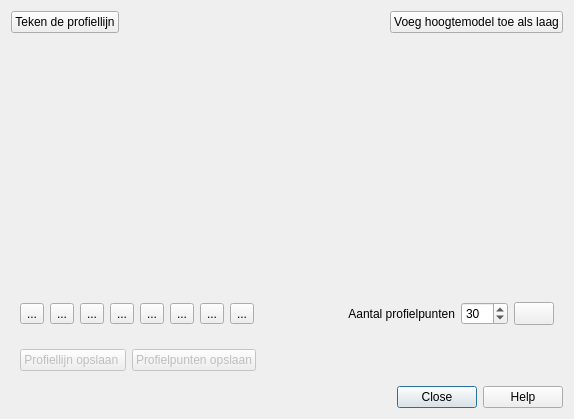
<?xml version="1.0" encoding="UTF-8"?>
<ui version="4.0">
 <class>elevationDlg</class>
 <widget class="QDialog" name="elevationDlg">
  <property name="geometry">
   <rect>
    <x>0</x>
    <y>0</y>
    <width>574</width>
    <height>419</height>
   </rect>
  </property>
  <property name="minimumSize">
   <size>
    <width>300</width>
    <height>200</height>
   </size>
  </property>
  <property name="windowTitle">
   <string>Hoogteprofiel</string>
  </property>
  <property name="windowIcon">
   <iconset>
    <normaloff>images/Hoogte.svg</normaloff>images/Hoogte.svg</iconset>
  </property>
  <layout class="QVBoxLayout" name="verticalLayout">
   <item>
    <layout class="QHBoxLayout" name="horizontalLayout_2">
     <item>
      <widget class="QPushButton" name="drawBtn">
       <property name="text">
        <string>Teken de profiellijn</string>
       </property>
       <property name="icon">
        <iconset>
         <normaloff>images/draw.png</normaloff>images/draw.png</iconset>
       </property>
       <property name="iconSize">
        <size>
         <width>12</width>
         <height>12</height>
        </size>
       </property>
       <property name="autoDefault">
        <bool>false</bool>
       </property>
      </widget>
     </item>
     <item>
      <spacer name="horizontalSpacer_3">
       <property name="orientation">
        <enum>Qt::Orientation::Horizontal</enum>
       </property>
       <property name="sizeType">
        <enum>QSizePolicy::Policy::Expanding</enum>
       </property>
       <property name="sizeHint" stdset="0">
        <size>
         <width>40</width>
         <height>20</height>
        </size>
       </property>
      </spacer>
     </item>
     <item>
      <widget class="QPushButton" name="addDHMbtn">
       <property name="sizePolicy">
        <sizepolicy hsizetype="Fixed" vsizetype="Fixed">
         <horstretch>0</horstretch>
         <verstretch>0</verstretch>
        </sizepolicy>
       </property>
       <property name="text">
        <string>Voeg hoogtemodel toe als laag</string>
       </property>
       <property name="icon">
        <iconset>
         <normaloff>images/Hoogte.svg</normaloff>images/Hoogte.svg</iconset>
       </property>
       <property name="autoDefault">
        <bool>false</bool>
       </property>
       <property name="default">
        <bool>false</bool>
       </property>
      </widget>
     </item>
    </layout>
   </item>
   <item>
    <widget class="QWidget" name="graphWgt" native="true">
     <property name="sizePolicy">
      <sizepolicy hsizetype="Preferred" vsizetype="Expanding">
       <horstretch>0</horstretch>
       <verstretch>0</verstretch>
      </sizepolicy>
     </property>
     <layout class="QVBoxLayout" name="verticalLayout_3"/>
    </widget>
   </item>
   <item>
    <widget class="QWidget" name="toolbar" native="true">
     <property name="sizePolicy">
      <sizepolicy hsizetype="Preferred" vsizetype="Fixed">
       <horstretch>0</horstretch>
       <verstretch>0</verstretch>
      </sizepolicy>
     </property>
     <layout class="QHBoxLayout" name="horizontalLayout_4">
      <item>
       <widget class="QToolButton" name="toolCanvanHome">
        <property name="text">
         <string>...</string>
        </property>
        <property name="icon">
         <iconset>
          <normaloff>images/full_extent.png</normaloff>images/full_extent.png</iconset>
        </property>
       </widget>
      </item>
      <item>
       <widget class="QToolButton" name="toolCanvanPrev">
        <property name="text">
         <string>...</string>
        </property>
        <property name="icon">
         <iconset>
          <normaloff>images/previous.png</normaloff>images/previous.png</iconset>
        </property>
       </widget>
      </item>
      <item>
       <widget class="QToolButton" name="toolCanvanNext">
        <property name="text">
         <string>...</string>
        </property>
        <property name="icon">
         <iconset>
          <normaloff>images/next.png</normaloff>images/next.png</iconset>
        </property>
       </widget>
      </item>
      <item>
       <widget class="QToolButton" name="toolCanvanPan">
        <property name="text">
         <string>...</string>
        </property>
        <property name="icon">
         <iconset>
          <normaloff>images/pan.png</normaloff>images/pan.png</iconset>
        </property>
       </widget>
      </item>
      <item>
       <widget class="QToolButton" name="toolCanvanZoom">
        <property name="text">
         <string>...</string>
        </property>
        <property name="icon">
         <iconset>
          <normaloff>images/rectangleZoom.png</normaloff>images/rectangleZoom.png</iconset>
        </property>
       </widget>
      </item>
      <item>
       <widget class="QToolButton" name="toolCanvanSave">
        <property name="text">
         <string>...</string>
        </property>
        <property name="icon">
         <iconset>
          <normaloff>images/save.png</normaloff>images/save.png</iconset>
        </property>
       </widget>
      </item>
      <item>
       <widget class="QToolButton" name="toolCanvanConfig">
        <property name="text">
         <string>...</string>
        </property>
        <property name="icon">
         <iconset>
          <normaloff>images/wrench.png</normaloff>images/wrench.png</iconset>
        </property>
       </widget>
      </item>
      <item>
       <widget class="QToolButton" name="toolCanvasFill">
        <property name="text">
         <string>...</string>
        </property>
        <property name="icon">
         <iconset>
          <normaloff>images/fill.png</normaloff>images/fill.png</iconset>
        </property>
       </widget>
      </item>
      <item>
       <spacer name="horizontalSpacer_2">
        <property name="orientation">
         <enum>Qt::Orientation::Horizontal</enum>
        </property>
        <property name="sizeHint" stdset="0">
         <size>
          <width>40</width>
          <height>20</height>
         </size>
        </property>
       </spacer>
      </item>
      <item>
       <widget class="QLabel" name="nrOfsampleLbl">
        <property name="text">
         <string>Aantal profielpunten</string>
        </property>
        <property name="alignment">
         <set>Qt::AlignmentFlag::AlignRight|Qt::AlignmentFlag::AlignTrailing|Qt::AlignmentFlag::AlignVCenter</set>
        </property>
       </widget>
      </item>
      <item>
       <widget class="QSpinBox" name="nrOfSampleSpin">
        <property name="sizePolicy">
         <sizepolicy hsizetype="Fixed" vsizetype="Fixed">
          <horstretch>0</horstretch>
          <verstretch>0</verstretch>
         </sizepolicy>
        </property>
        <property name="suffix">
         <string/>
        </property>
        <property name="minimum">
         <number>10</number>
        </property>
        <property name="maximum">
         <number>700</number>
        </property>
        <property name="singleStep">
         <number>10</number>
        </property>
        <property name="value">
         <number>30</number>
        </property>
       </widget>
      </item>
      <item>
       <widget class="QPushButton" name="refreshBtn">
        <property name="sizePolicy">
         <sizepolicy hsizetype="Minimum" vsizetype="Minimum">
          <horstretch>0</horstretch>
          <verstretch>0</verstretch>
         </sizepolicy>
        </property>
        <property name="sizeIncrement">
         <size>
          <width>0</width>
          <height>2</height>
         </size>
        </property>
        <property name="toolTip">
         <string>Herteken profiel</string>
        </property>
        <property name="statusTip">
         <string>Herteken profiel</string>
        </property>
        <property name="text">
         <string/>
        </property>
        <property name="icon">
         <iconset>
          <normaloff>:/plugins/geopunt4Qgis/images/Refresh.png</normaloff>:/plugins/geopunt4Qgis/images/Refresh.png</iconset>
        </property>
        <property name="autoDefault">
         <bool>false</bool>
        </property>
       </widget>
      </item>
     </layout>
    </widget>
   </item>
   <item>
    <widget class="QWidget" name="saveWgt" native="true">
     <property name="enabled">
      <bool>false</bool>
     </property>
     <layout class="QHBoxLayout" name="horizontalLayout">
      <item>
       <widget class="QPushButton" name="saveLineBtn">
        <property name="sizePolicy">
         <sizepolicy hsizetype="Fixed" vsizetype="Fixed">
          <horstretch>0</horstretch>
          <verstretch>0</verstretch>
         </sizepolicy>
        </property>
        <property name="text">
         <string>Profiellijn opslaan </string>
        </property>
        <property name="icon">
         <iconset>
          <normaloff>images/addVectorLayer.png</normaloff>images/addVectorLayer.png</iconset>
        </property>
        <property name="autoDefault">
         <bool>false</bool>
        </property>
       </widget>
      </item>
      <item>
       <widget class="QPushButton" name="savePntBtn">
        <property name="sizePolicy">
         <sizepolicy hsizetype="Fixed" vsizetype="Fixed">
          <horstretch>0</horstretch>
          <verstretch>0</verstretch>
         </sizepolicy>
        </property>
        <property name="text">
         <string>Profielpunten opslaan</string>
        </property>
        <property name="icon">
         <iconset>
          <normaloff>images/addPointLayer.png</normaloff>images/addPointLayer.png</iconset>
        </property>
        <property name="autoDefault">
         <bool>false</bool>
        </property>
       </widget>
      </item>
      <item>
       <spacer name="horizontalSpacer_4">
        <property name="orientation">
         <enum>Qt::Orientation::Horizontal</enum>
        </property>
        <property name="sizeHint" stdset="0">
         <size>
          <width>40</width>
          <height>20</height>
         </size>
        </property>
       </spacer>
      </item>
     </layout>
    </widget>
   </item>
   <item>
    <layout class="QHBoxLayout" name="horizontalLayout_3">
     <item>
      <widget class="QLabel" name="mgsLbl">
       <property name="text">
        <string/>
       </property>
      </widget>
     </item>
     <item>
      <spacer name="horizontalSpacer">
       <property name="orientation">
        <enum>Qt::Orientation::Horizontal</enum>
       </property>
       <property name="sizeHint" stdset="0">
        <size>
         <width>389</width>
         <height>20</height>
        </size>
       </property>
      </spacer>
     </item>
     <item>
      <widget class="QDialogButtonBox" name="buttonBox">
       <property name="sizePolicy">
        <sizepolicy hsizetype="Fixed" vsizetype="Fixed">
         <horstretch>0</horstretch>
         <verstretch>0</verstretch>
        </sizepolicy>
       </property>
       <property name="orientation">
        <enum>Qt::Orientation::Horizontal</enum>
       </property>
       <property name="standardButtons">
        <set>QDialogButtonBox::StandardButton::Close|QDialogButtonBox::StandardButton::Help</set>
       </property>
      </widget>
     </item>
    </layout>
   </item>
  </layout>
 </widget>
 <resources/>
 <connections>
  <connection>
   <sender>buttonBox</sender>
   <signal>rejected()</signal>
   <receiver>elevationDlg</receiver>
   <slot>reject()</slot>
   <hints>
    <hint type="sourcelabel">
     <x>316</x>
     <y>260</y>
    </hint>
    <hint type="destinationlabel">
     <x>286</x>
     <y>274</y>
    </hint>
   </hints>
  </connection>
 </connections>
</ui>
